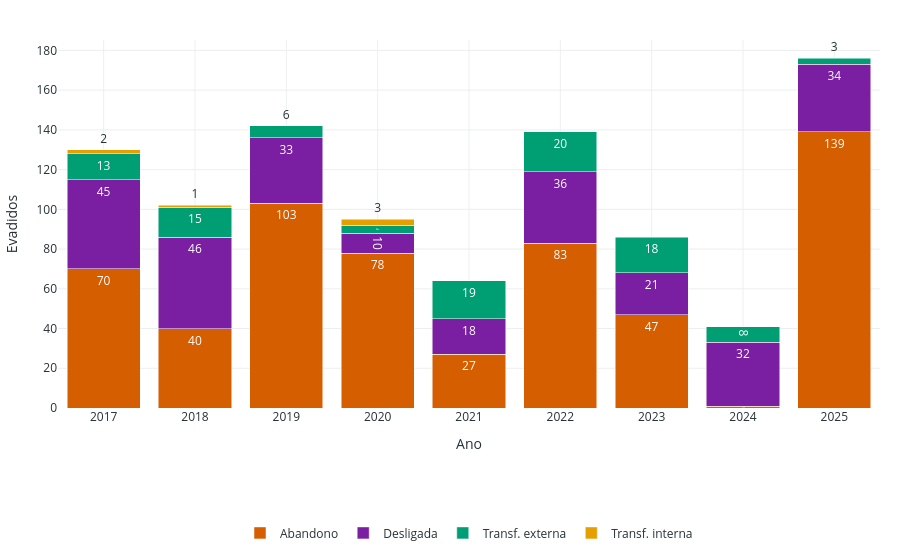

Write notebook code for a chart like this one.
### Markdown cell above
#### Gráfico 6 — Motivos de Evasão por Ano

Exibe os motivos de evasão em valores absolutos.

### Code cell
situacoes_evasao = ["Abandono", "Desligada", "Transf. externa", "Transf. interna"]

df_evasoes = (
    df[df["Situação de Matrícula"].isin(situacoes_evasao)]
    .groupby(["Ano", "Situação de Matrícula"])["Código da Matricula"]
    .count()
    .reset_index(name="Qtd")
)

fig_g6 = px.bar(
    df_evasoes,
    x="Ano",
    y="Qtd",
    color="Situação de Matrícula",
    barmode="stack",
    color_discrete_map=CORES_SITUACAO_LIGHT,
    title="6 — Motivos de Saída por Ano",
    labels={"Qtd": "Evadidos", "Situação de Matrícula": "Motivo"},
    text_auto=True,
)
fig_g6.update_xaxes(tickmode="linear", dtick=1)
aplicar_layout_light(fig_g6, legenda_y=-0.3)
fig_g6.show()

df_evasoes.head()

### Figure 1 — Plotly figure (JSON) as saved in the notebook; plotly's stock layout.template omitted (floating-point values rounded to 4 significant figures)
{"data": [{"hovertemplate": "Motivo=Abandono<br>Ano=%{x}<br>Evadidos=%{y}<extra></extra>", "legendgroup": "Abandono", "marker": {"color": "#D55E00", "pattern": {"shape": ""}}, "name": "Abandono", "orientation": "v", "showlegend": true, "textposition": "auto", "texttemplate": "%{y}", "type": "bar", "x": [2017, 2018, 2019, 2020, 2021, 2022, 2023, 2024, 2025], "xaxis": "x", "y": [70, 40, 103, 78, 27, 83, 47, 1, 139], "yaxis": "y"}, {"hovertemplate": "Motivo=Desligada<br>Ano=%{x}<br>Evadidos=%{y}<extra></extra>", "legendgroup": "Desligada", "marker": {"color": "#7B1FA2", "pattern": {"shape": ""}}, "name": "Desligada", "orientation": "v", "showlegend": true, "textposition": "auto", "texttemplate": "%{y}", "type": "bar", "x": [2017, 2018, 2019, 2020, 2021, 2022, 2023, 2024, 2025], "xaxis": "x", "y": [45, 46, 33, 10, 18, 36, 21, 32, 34], "yaxis": "y"}, {"hovertemplate": "Motivo=Transf. externa<br>Ano=%{x}<br>Evadidos=%{y}<extra></extra>", "legendgroup": "Transf. externa", "marker": {"color": "#009E73", "pattern": {"shape": ""}}, "name": "Transf. externa", "orientation": "v", "showlegend": true, "textposition": "auto", "texttemplate": "%{y}", "type": "bar", "x": [2017, 2018, 2019, 2020, 2021, 2022, 2023, 2024, 2025], "xaxis": "x", "y": [13, 15, 6, 4, 19, 20, 18, 8, 3], "yaxis": "y"}, {"hovertemplate": "Motivo=Transf. interna<br>Ano=%{x}<br>Evadidos=%{y}<extra></extra>", "legendgroup": "Transf. interna", "marker": {"color": "#E69F00", "pattern": {"shape": ""}}, "name": "Transf. interna", "orientation": "v", "showlegend": true, "textposition": "auto", "texttemplate": "%{y}", "type": "bar", "x": [2017, 2018, 2020], "xaxis": "x", "y": [2, 1, 3], "yaxis": "y"}], "layout": {"barmode": "stack", "font": {"color": "#263238"}, "legend": {"orientation": "h", "title": {"text": ""}, "tracegroupgap": 0, "x": 0.5, "xanchor": "center", "y": -0.3, "yanchor": "top"}, "margin": {"b": 85, "l": 20, "r": 20, "t": 40}, "paper_bgcolor": "white", "plot_bgcolor": "white", "title": {"text": ""}, "xaxis": {"anchor": "y", "domain": [0, 1], "dtick": 1, "gridcolor": "#ECEFF1", "showgrid": true, "tickmode": "linear", "title": {"text": "Ano"}, "zeroline": false}, "yaxis": {"anchor": "x", "domain": [0, 1], "gridcolor": "#ECEFF1", "showgrid": true, "title": {"text": "Evadidos"}, "zeroline": false}}}
